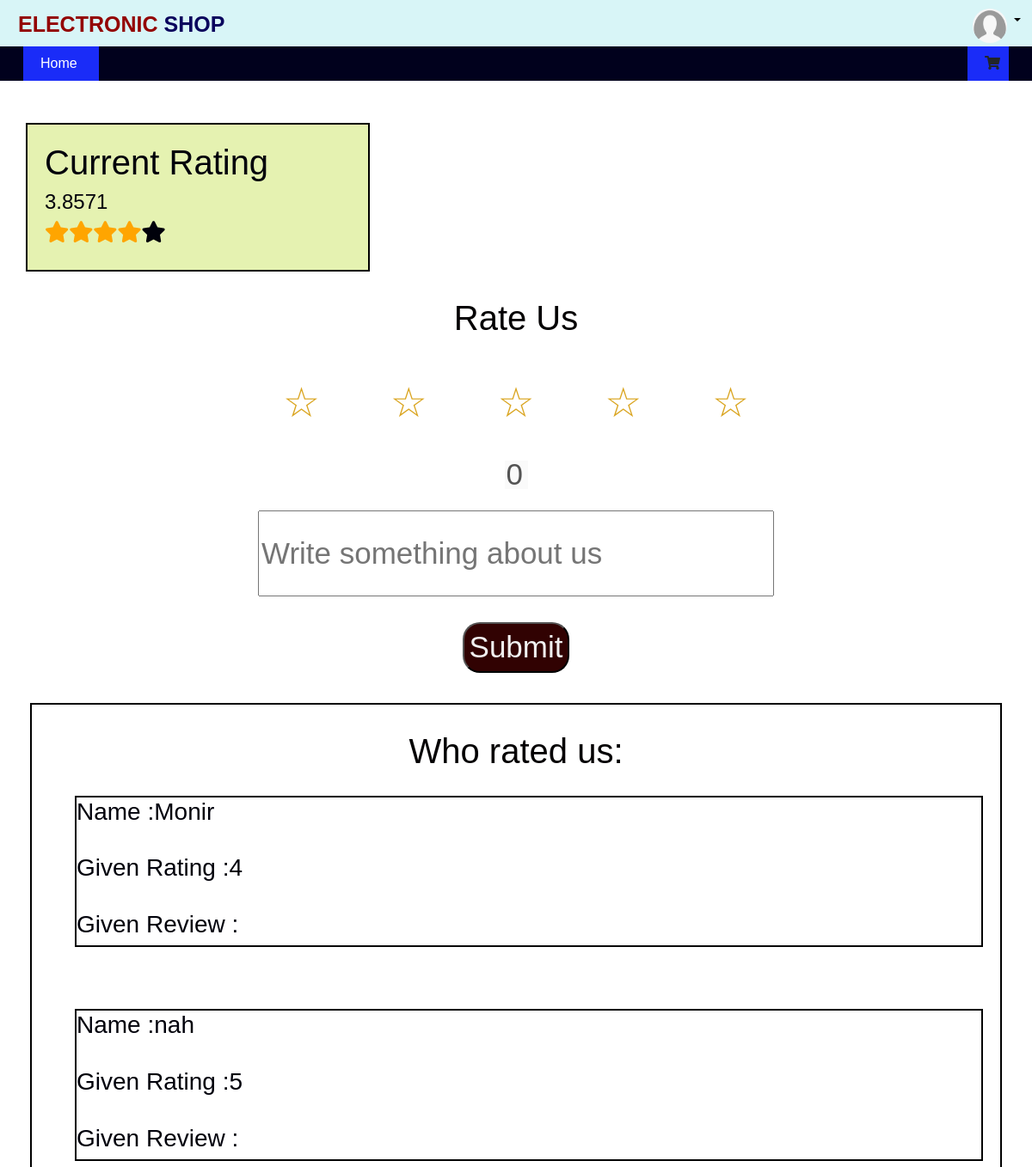
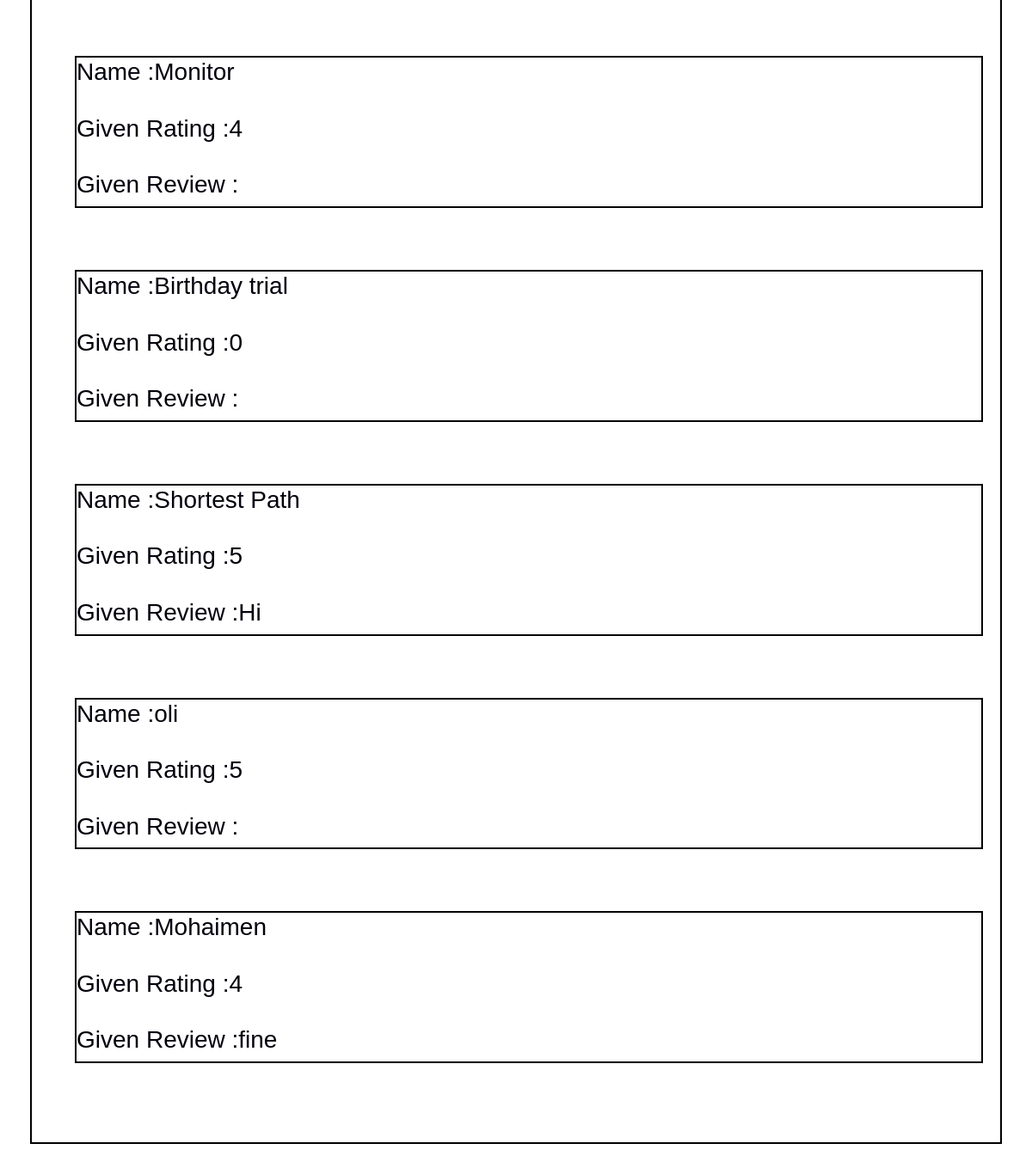
The app's page /rating.php with its own data (2 pictures, top to bottom).
### tables this page shows
CREATE TABLE `user` (
  `user_id` int(11) NOT NULL,
  `name` varchar(100) NOT NULL,
  `email` varchar(100) NOT NULL,
  `password` varchar(500) NOT NULL,
  `rating` int(11) DEFAULT NULL,
  `review` varchar(123) NOT NULL,
  `DateOfBirth` date NOT NULL,
  `username` varchar(30) NOT NULL
);

### rating.php (the view, shortened to what this page needs)
<?php
require_once './dbconn.php';
$user_id = 0;
?>
<!DOCTYPE html>
<html lang="en">
<head>
    <link href="https://cdn.jsdelivr.net/npm/bootstrap@5.0.2/dist/css/bootstrap.min.css" rel="stylesheet"
>
    <link rel='stylesheet'
        href='https://cdnjs.cloudflare.com/ajax/libs/twitter-bootstrap/4.5.2/css/bootstrap.min.css' />
    <link rel='stylesheet' href='https://cdnjs.cloudflare.com/ajax/libs/font-awesome/5.9.0/css/all.min.css' />
    <link rel="stylesheet" href="styles/indexSt.css">
    <link rel="stylesheet" href="styles/myCartSt.css">
    <link rel="stylesheet" href="styles/rating.css">
    <link rel="stylesheet" href="styles/review.css">
</head>
<body>
    <div class="header-sec">
        <div class="row">
            <div class="col-md-9 col-sm-9 brand-logo">
                <p><span class="no-same no-shop">ELECTRONIC </span><span class="no-same logo-shop">SHOP</span></p>
            </div>
            <div class="col-md-2 col-sm-2" style="text-align: center;margin-top: 10px;margin-bottom: 10px;">
            </div>
            <div class="col-md-1 col-sm-1">
                <div class="dropdown">
                    <a class="dropdown-toggle" id="navbarDropdown" role="button" data-bs-toggle="dropdown"
                        aria-expanded="false">
                        <?php
                        if ($user_id) {
                            echo '<img src="images/user_on.png" alt="">';
                        } else {
                            echo '<img src="images/user_off.png" alt="">';
                        }
                        ?>
                    </a>
                </div>
            </div>
        </div>
    </div>
    <nav class="navbar navbar-expand-lg navbar-dark navbar-bg">
        <div class="container-fluid">
            <div class="collapse navbar-collapse" id="navbarSupportedContent">
                <ul class="navbar-nav me-auto mb-2 mb-lg-0">
                    <li class="nav-item">
                        <div class="d-flex myCartMenu me-2">
                            <a class="" href="index.php">Home</a>
                        </div>
                    </li>
                </ul>
                <?php
                if ($user_id > 0) { ?>
                    <div id="myCartBtn" class="myCartMenu">
                        <a href="mycart.php">
                            <i class="fas fa-shopping-cart"></i>
                            <span id="cart-item" class="badge badge-danger"></span>
                        </a>
                    </div>
                    <?php
                } else { ?>
                    <div id="myCartBtn" class="myCartMenu">
                        <i class="fas fa-shopping-cart"></i>
                    </div>
                    <?php
                }
                ?>
            </div>
        </div>
    </nav>
    <br><br>
    <div class="rated2" id = "finres">
        <h1>Current Rating</h1>
        <div class="starr">
            <?php
            $average = "SELECT AVG(`rating`) AS avg FROM `user` where `rating`>=0";
            $row = mysqli_query($link, $average);
            $res = mysqli_fetch_assoc($row);
            $actrat = floatval($res['avg']);
            $avgr = intval(round($res['avg']));
            $output = '<h4> '.$actrat.' <h4>';
            while ($avgr--) {
                $output .= '<span class="fa fa-star checked"></span>';
            }
            $x = intval(round($res['avg']));
            $rem = 5 - $x;
            while ($rem > 0) {
                $rem--;
                $output .= '<span class="fa fa-star"></span>';
            }
             $output .='</div>';
            echo $output;
            ?>
        </div>
    <div class="titler">
        <h1>Rate Us</h1>
        <div class="container">
            <button class="star">&#9734;</button>
            <button class="star">&#9734;</button>
            <button class="star">&#9734;</button>
            <button class="star">&#9734;</button>
            <button class="star">&#9734;</button>
        </div>
        <input class="current-rating" id="rat" value="0" disabled>
        <input type="text" class="reviewInput" id="review" placeholder="Write something about us">
        <?php
        $user_id = $_SESSION['user_login'];
        echo '<button class="submitbtn" name="submitbtn" id=' . $user_id . ' > Submit </button>'
            ?>
    </div>
    <div class="parentReview">
        <div class="titler">
            <h1>Who rated us:</h1>
        </div>
        <div class="rated" id="refresh">
            <?php
            require_once './dbconn.php';
            $que = "SELECT * FROM `user` where `rating`>=0";
            $row = mysqli_query($link, $que);
            $output = '';
            while ($res = mysqli_fetch_assoc($row)) {
                $output .= '<div class = "individual"><div class="display"><h3>Name : </h3><h3>' . $res["name"] . '</h3></div><br>
            <div class="display"><h3>Given Rating : </h3><h3>' . $res["rating"] . '</h3></div><br>
            <div class="display"> <h3>Given Review : </h3><h3>' . $res["review"] . '</h3></div></div><br><br><br>';
            }
            echo $output;
            ?>
        </div>
    </div>
</body>
</html>

### styles/indexSt.css (style rules this page uses)
body { margin: 0; padding: 0; background-color: rgb(255, 255, 255); }
.header-sec { padding: 0px 3%; background-color: white; }
.header-sec a { text-decoration: none; color: black; }
.header-sec img { margin: 10px 0px 0px 50%; width: 40px; height: 40px; border-radius: 50%; }
.brand-logo { padding: 10px 0px 0px 0px; }
.no-same { font-size: 25px; font-weight: 700; }
.no-shop { color: rgb(9, 37, 250); }
.logo-shop { color: rgb(55, 60, 77); }
.navbar-bg { background-color: rgb(55, 60, 77); }
.navbar { margin-top: -5px; padding: 0px 1%; margin-bottom: 10px; }
.myCartMenu a { text-decoration: none; color: white; padding-right: 15px; }
.myCartMenu { background-color: rgb(61, 4, 111); padding: 8px 10px 8px 20px; display: inline; }

### styles/myCartSt.css (style rules this page uses)
body { margin: 0; padding: 0; background-color: rgb(255, 255, 255); }
.header-sec { padding: 0px 3%; background-color: rgb(216, 245, 247); }
.header-sec a { text-decoration: none; color: black; }
.header-sec img { margin: 10px 0px 0px 50%; width: 40px; height: 40px; border-radius: 50%; }
.brand-logo { padding: 10px 0px 0px 0px; }
.no-same { font-size: 25px; font-weight: 700; }
.no-shop { color: rgb(147, 2, 2); }
.logo-shop { color: rgb(9, 3, 93); }
.navbar-bg { background-color: rgb(1, 1, 29); }
.navbar { margin-top: -10px; padding: 0px 1%; margin-bottom: 1px; }
.myCartMenu a { text-decoration: none; color: white; padding-right: 15px; }
.myCartMenu { background-color: rgb(26, 44, 248); padding: 8px 10px 8px 20px; display: inline; }

### styles/rating.css (style rules this page uses)
* { box-sizing: border-box; }
body { font-family: Arial; }
.fa { font-size: 25px; }
.titler { margin-top: 30px; color: rgb(3, 0, 2); font-size: 35px; text-align: center; display: flex; flex-direction: column; align-items: center; }
.submitbtn { max-width: 200px; border-radius: 20px; background-color: #310202; color: #f1f1f1; margin-top: 30px; }
.reviewInput { width: 600px; height: 100px; }
.current-rating { margin-bottom: 25px; max-width: 27px; height: 33px; border: none; }
.display { display: flex; flex-direction: row; }
.individual { border: 2px solid black; }
.star { margin: 30px; background-color: aliceblue; border:none; background-color: unset; color:goldenrod; font-size: 3rem; }
.rated2 { padding: 20px; color: #00010b; border: 2px solid black; margin-left: 30px; width: 400px; background-color: #e5f2b1; }
.rated { padding: 20px; color: #00010b; margin-left: 30px; }
.parentReview { border: 2px solid black; margin-top: 30px; margin: 35px; }
.checked { color: orange; }
.row:after { content: ""; display: table; clear: both; }

### records on screen
user: name "Monir", rating "4"
user: name "nah", rating "5"
user: name "Monitor", rating "4"
user: name "Birthday trial", rating "0"
user: name "Shortest Path", rating "5", review "Hi"
user: name "oli", rating "5"
user: name "Mohaimen", rating "4", review "fine"

### other values on screen
$actrat "3.8571"
